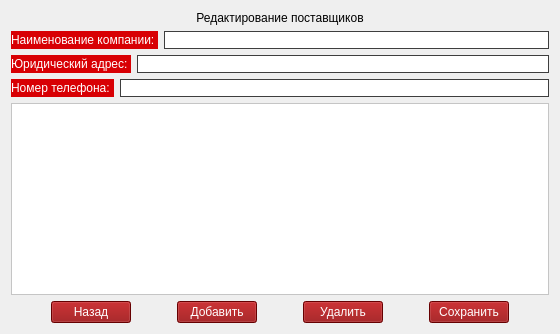
                <widget class="QWidget" name="page_5">
                 <layout class="QVBoxLayout" name="verticalLayout_24">
                  <item>
                   <layout class="QVBoxLayout" name="verticalLayout_27">
                    <item>
                     <widget class="QLabel" name="label_44">
                      <property name="styleSheet">
                       <string notr="true">font: 13pt &quot;MS Shell Dlg 2&quot;;</string>
                      </property>
                      <property name="text">
                       <string>Редактирование поставщиков</string>
                      </property>
                      <property name="alignment">
                       <set>Qt::AlignCenter</set>
                      </property>
                     </widget>
                    </item>
                   </layout>
                  </item>
                  <item>
                   <layout class="QVBoxLayout" name="verticalLayout_28">
                    <item>
                     <layout class="QHBoxLayout" name="horizontalLayout_51">
                      <item>
                       <widget class="QLabel" name="label_41">
                        <property name="styleSheet">
                         <string notr="true">background-color: rgb(216, 0, 4);
color: rgb(255, 255, 255);
font: 10pt &quot;MS Shell Dlg 2&quot;;</string>
                        </property>
                        <property name="text">
                         <string>Наименование компании: </string>
                        </property>
                       </widget>
                      </item>
                      <item>
                       <widget class="QLineEdit" name="edit_name_pr">
                        <property name="styleSheet">
                         <string notr="true">background-color: rgb(255, 255, 255); 
border-top: 1px solid #3e3e3e;
border-left: 1px solid #3e3e3e;
border-right: 1px solid #3e3e3e;
border-bottom: 1px solid #3e3e3e;</string>
                        </property>
                       </widget>
                      </item>
                     </layout>
                    </item>
                    <item>
                     <layout class="QHBoxLayout" name="horizontalLayout_52">
                      <item>
                       <widget class="QLabel" name="label_42">
                        <property name="styleSheet">
                         <string notr="true">background-color: rgb(216, 0, 4);
color: rgb(255, 255, 255);
font: 10pt &quot;MS Shell Dlg 2&quot;;</string>
                        </property>
                        <property name="text">
                         <string>Юридический адрес: </string>
                        </property>
                       </widget>
                      </item>
                      <item>
                       <widget class="QLineEdit" name="edit_address_pr">
                        <property name="styleSheet">
                         <string notr="true">background-color: rgb(255, 255, 255); 
border-top: 1px solid #3e3e3e;
border-left: 1px solid #3e3e3e;
border-right: 1px solid #3e3e3e;
border-bottom: 1px solid #3e3e3e;</string>
                        </property>
                       </widget>
                      </item>
                     </layout>
                    </item>
                    <item>
                     <layout class="QHBoxLayout" name="horizontalLayout_53">
                      <item>
                       <widget class="QLabel" name="label_43">
                        <property name="styleSheet">
                         <string notr="true">background-color: rgb(216, 0, 4);
color: rgb(255, 255, 255);
font: 10pt &quot;MS Shell Dlg 2&quot;;</string>
                        </property>
                        <property name="text">
                         <string>Номер телефона: </string>
                        </property>
                       </widget>
                      </item>
                      <item>
                       <widget class="QLineEdit" name="edit_phone_pr">
                        <property name="styleSheet">
                         <string notr="true">background-color: rgb(255, 255, 255); 
border-top: 1px solid #3e3e3e;
border-left: 1px solid #3e3e3e;
border-right: 1px solid #3e3e3e;
border-bottom: 1px solid #3e3e3e;</string>
                        </property>
                       </widget>
                      </item>
                     </layout>
                    </item>
                   </layout>
                  </item>
                  <item>
                   <widget class="QTableWidget" name="table_provider">
                    <property name="styleSheet">
                     <string notr="true">background-color: rgb(255, 255, 255); </string>
                    </property>
                   </widget>
                  </item>
                  <item>
                   <layout class="QHBoxLayout" name="horizontalLayout_50">
                    <item>
                     <spacer name="horizontalSpacer_34">
                      <property name="orientation">
                       <enum>Qt::Horizontal</enum>
                      </property>
                      <property name="sizeHint" stdset="0">
                       <size>
                        <width>40</width>
                        <height>20</height>
                       </size>
                      </property>
                     </spacer>
                    </item>
                    <item>
                     <widget class="QPushButton" name="btn_back_prov">
                      <property name="styleSheet">
                       <string notr="true">background-color: rgb(143, 0, 2);
color: rgb(255, 255, 255);
font: 10pt &quot;MS Shell Dlg 2&quot;;</string>
                      </property>
                      <property name="text">
                       <string> Назад </string>
                      </property>
                     </widget>
                    </item>
                    <item>
                     <spacer name="horizontalSpacer_41">
                      <property name="orientation">
                       <enum>Qt::Horizontal</enum>
                      </property>
                      <property name="sizeHint" stdset="0">
                       <size>
                        <width>40</width>
                        <height>20</height>
                       </size>
                      </property>
                     </spacer>
                    </item>
                    <item>
                     <widget class="QPushButton" name="btn_add_prov">
                      <property name="styleSheet">
                       <string notr="true">background-color: rgb(143, 0, 2);
color: rgb(255, 255, 255);
font: 10pt &quot;MS Shell Dlg 2&quot;;</string>
                      </property>
                      <property name="text">
                       <string> Добавить </string>
                      </property>
                     </widget>
                    </item>
                    <item>
                     <spacer name="horizontalSpacer_42">
                      <property name="orientation">
                       <enum>Qt::Horizontal</enum>
                      </property>
                      <property name="sizeHint" stdset="0">
                       <size>
                        <width>40</width>
                        <height>20</height>
                       </size>
                      </property>
                     </spacer>
                    </item>
                    <item>
                     <widget class="QPushButton" name="btn_del_prov">
                      <property name="styleSheet">
                       <string notr="true">background-color: rgb(143, 0, 2);
color: rgb(255, 255, 255);
font: 10pt &quot;MS Shell Dlg 2&quot;;</string>
                      </property>
                      <property name="text">
                       <string> Удалить </string>
                      </property>
                     </widget>
                    </item>
                    <item>
                     <spacer name="horizontalSpacer_43">
                      <property name="orientation">
                       <enum>Qt::Horizontal</enum>
                      </property>
                      <property name="sizeHint" stdset="0">
                       <size>
                        <width>40</width>
                        <height>20</height>
                       </size>
                      </property>
                     </spacer>
                    </item>
                    <item>
                     <widget class="QPushButton" name="btn_save_prov">
                      <property name="styleSheet">
                       <string notr="true">background-color: rgb(143, 0, 2);
color: rgb(255, 255, 255);
font: 10pt &quot;MS Shell Dlg 2&quot;;</string>
                      </property>
                      <property name="text">
                       <string> Сохранить </string>
                      </property>
                     </widget>
                    </item>
                    <item>
                     <spacer name="horizontalSpacer_44">
                      <property name="orientation">
                       <enum>Qt::Horizontal</enum>
                      </property>
                      <property name="sizeHint" stdset="0">
                       <size>
                        <width>40</width>
                        <height>20</height>
                       </size>
                      </property>
                     </spacer>
                    </item>
                   </layout>
                  </item>
                 </layout>
                </widget>
